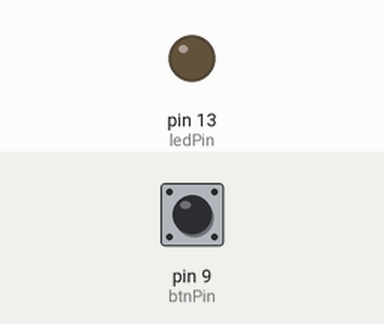
The sketch below on a simulated Arduino Uno, built with avr-gcc and run on an emulated ATmega328P. On the bench: output pins drawn as LEDs (lit = HIGH). Inputs (shaded band) come from the test bench; at power-on: pin 9 (btnPin) LOW.

Above: at 1.2 s.
1.3 s: pin 9 (btnPin) pulled HIGH for 0.15 s
At 1.37 s:
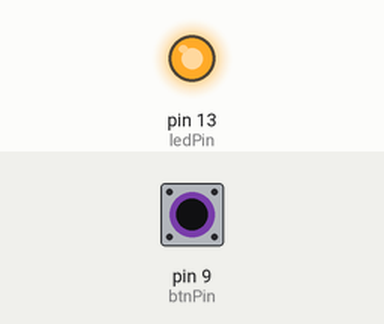
2.9 s: pin 9 (btnPin) pulled HIGH for 3.2 s
At 6.6 s:
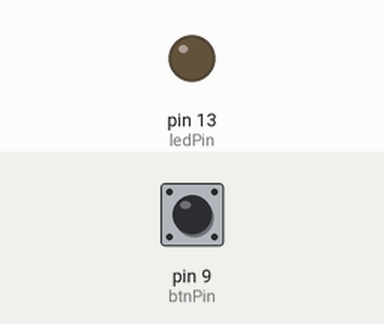
Timing chart, 0 to 8.1 s (numbered marks = the images above; inputs shaded):
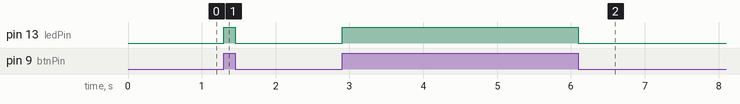

The sketch:

button-led-native-commands.ino
```cpp
/**
 | --------------------------------------------------------
 | Lista 2
 | --------------------------------------------------------
 | Autores: Raphael Ramos
 |
 | µControlador: Atmega328p
 |
 | Descrição: O LED fica aceso enquanto um botão tiver
 | pressionado. Implementado com comandos nativos do arduino
*/

int btnPin = 9;
int ledPin = 13;
int state = 0;

void setup()
{
  pinMode(btnPin, INPUT);
  pinMode(ledPin, OUTPUT);
}

void loop()
{
	state = digitalRead(btnPin);
  	if (state == HIGH) {
      digitalWrite(ledPin, HIGH);
    } else {
      digitalWrite(ledPin, LOW);
    }
}
```

Measured:
- after the input at 1.3 s, pin 13 (ledPin): LOW → HIGH at once, → LOW 0.15 s later
- after the input at 2.9 s, pin 13 (ledPin): LOW → HIGH at once, → LOW 3.2 s later
